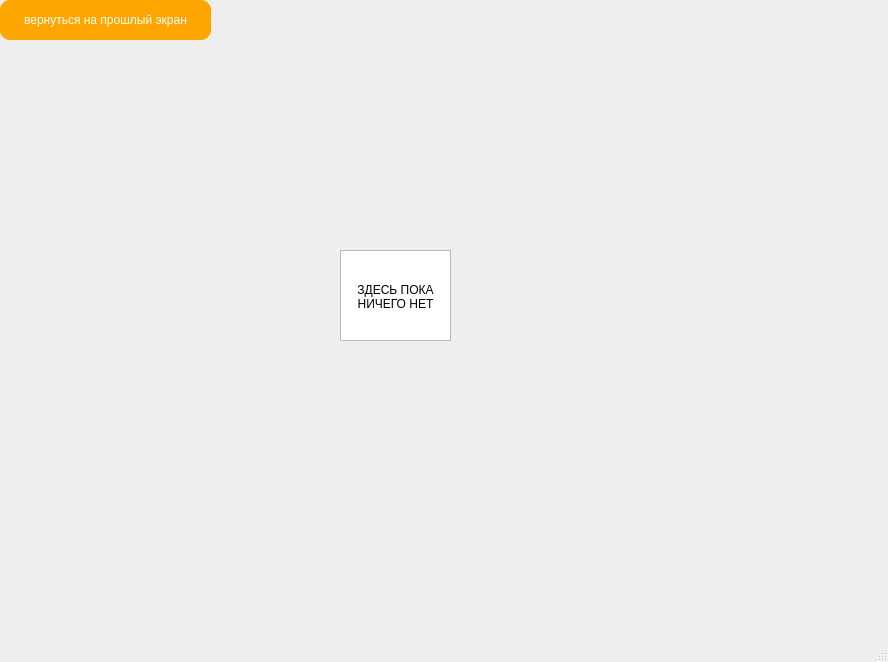
<?xml version="1.0" encoding="UTF-8"?>
<ui version="4.0">
 <class>HorseRacingGame</class>
 <widget class="QMainWindow" name="HorseRacingGame">
  <property name="geometry">
   <rect>
    <x>0</x>
    <y>0</y>
    <width>888</width>
    <height>662</height>
   </rect>
  </property>
  <property name="sizePolicy">
   <sizepolicy hsizetype="Preferred" vsizetype="Preferred">
    <horstretch>0</horstretch>
    <verstretch>0</verstretch>
   </sizepolicy>
  </property>
  <property name="windowTitle">
   <string>MainWindow</string>
  </property>
  <property name="styleSheet">
   <string notr="true">QMainWindow
{

	
	background-image: url(:/source/resource/racinghorse.jpg);

}</string>
  </property>
  <widget class="QWidget" name="centralwidget">
   <widget class="QTextEdit" name="textEdit">
    <property name="geometry">
     <rect>
      <x>340</x>
      <y>250</y>
      <width>111</width>
      <height>91</height>
     </rect>
    </property>
    <property name="html">
     <string>&lt;!DOCTYPE HTML PUBLIC &quot;-//W3C//DTD HTML 4.0//EN&quot; &quot;http://www.w3.org/TR/REC-html40/strict.dtd&quot;&gt;
&lt;html&gt;&lt;head&gt;&lt;meta name=&quot;qrichtext&quot; content=&quot;1&quot; /&gt;&lt;meta charset=&quot;utf-8&quot; /&gt;&lt;style type=&quot;text/css&quot;&gt;
p, li { white-space: pre-wrap; }
hr { height: 1px; border-width: 0; }
li.unchecked::marker { content: &quot;\2610&quot;; }
li.checked::marker { content: &quot;\2612&quot;; }
&lt;/style&gt;&lt;/head&gt;&lt;body style=&quot; font-family:'Segoe UI'; font-size:9pt; font-weight:400; font-style:normal;&quot;&gt;
&lt;p style=&quot;-qt-paragraph-type:empty; margin-top:0px; margin-bottom:0px; margin-left:0px; margin-right:0px; -qt-block-indent:0; text-indent:0px;&quot;&gt;&lt;br /&gt;&lt;/p&gt;
&lt;p align=&quot;center&quot; style=&quot; margin-top:0px; margin-bottom:0px; margin-left:0px; margin-right:0px; -qt-block-indent:0; text-indent:0px;&quot;&gt;	ЗДЕСЬ ПОКА НИЧЕГО НЕТ&lt;/p&gt;
&lt;p style=&quot;-qt-paragraph-type:empty; margin-top:0px; margin-bottom:0px; margin-left:0px; margin-right:0px; -qt-block-indent:0; text-indent:0px;&quot;&gt;&lt;br /&gt;&lt;/p&gt;&lt;/body&gt;&lt;/html&gt;</string>
    </property>
   </widget>
   <widget class="QPushButton" name="pushButton">
    <property name="geometry">
     <rect>
      <x>0</x>
      <y>0</y>
      <width>211</width>
      <height>40</height>
     </rect>
    </property>
    <property name="styleSheet">
     <string notr="true">QPushButton
{
border:none;
color:white;
background-color:orange;
font: 600 10.5pt &quot;Liberation Serif&quot;;
position: absolute;
border-radius: 10px;
}
QPushButton:Hover
{
    background-color:rgb(255,145,0);
	border-radius: 10px;
}
QPushButton:pressed
{
	background-color:rgb(0,12,0);
	color:rgb(0,255,0);
	border-radius: 10px;
	
}</string>
    </property>
    <property name="text">
     <string>вернуться на прошлый экран</string>
    </property>
   </widget>
  </widget>
  <widget class="QMenuBar" name="menubar">
   <property name="geometry">
    <rect>
     <x>0</x>
     <y>0</y>
     <width>888</width>
     <height>21</height>
    </rect>
   </property>
  </widget>
  <widget class="QStatusBar" name="statusbar"/>
 </widget>
 <resources/>
 <connections/>
</ui>
